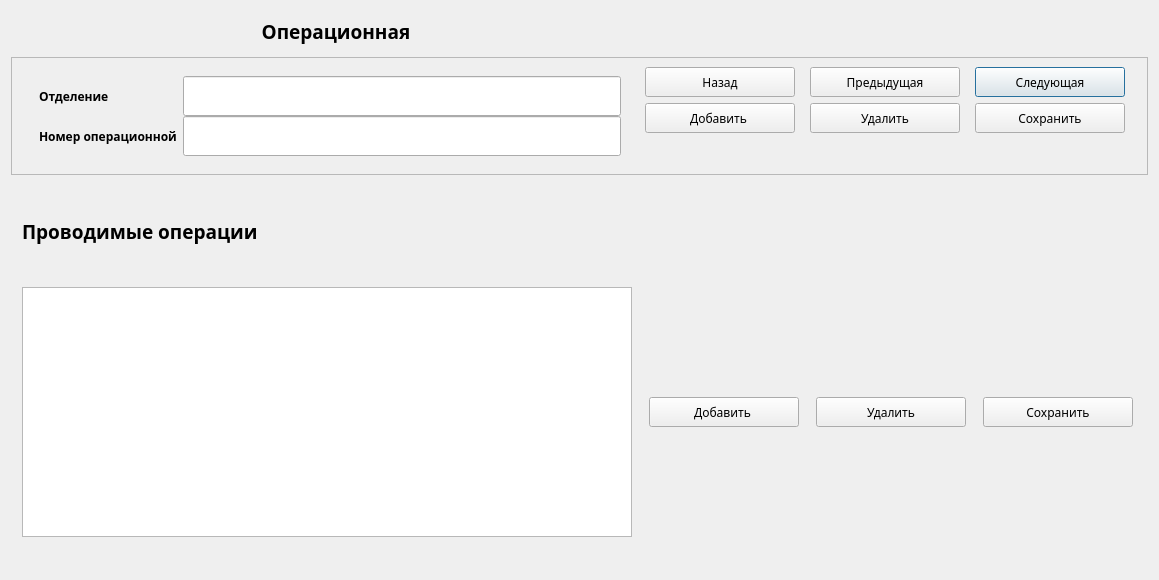
<?xml version="1.0" encoding="UTF-8"?>
<ui version="4.0">
 <class>surgeryandroom</class>
 <widget class="QDialog" name="surgeryandroom">
  <property name="geometry">
   <rect>
    <x>0</x>
    <y>0</y>
    <width>1159</width>
    <height>580</height>
   </rect>
  </property>
  <property name="font">
   <font>
    <family>Gargi</family>
   </font>
  </property>
  <property name="windowTitle">
   <string>Операции и операционные</string>
  </property>
  <layout class="QGridLayout" name="gridLayout_4">
   <item row="1" column="0" colspan="3">
    <widget class="QFrame" name="frame">
     <property name="frameShape">
      <enum>QFrame::StyledPanel</enum>
     </property>
     <property name="frameShadow">
      <enum>QFrame::Raised</enum>
     </property>
     <layout class="QGridLayout" name="gridLayout_2">
      <item row="0" column="3">
       <widget class="QPushButton" name="btnNext">
        <property name="minimumSize">
         <size>
          <width>150</width>
          <height>30</height>
         </size>
        </property>
        <property name="maximumSize">
         <size>
          <width>150</width>
          <height>30</height>
         </size>
        </property>
        <property name="text">
         <string>Следующая</string>
        </property>
       </widget>
      </item>
      <item row="0" column="2">
       <widget class="QPushButton" name="btnPrevious">
        <property name="minimumSize">
         <size>
          <width>150</width>
          <height>30</height>
         </size>
        </property>
        <property name="maximumSize">
         <size>
          <width>150</width>
          <height>30</height>
         </size>
        </property>
        <property name="text">
         <string>Предыдущая</string>
        </property>
       </widget>
      </item>
      <item row="0" column="0" rowspan="3">
       <widget class="QFrame" name="frame">
        <property name="maximumSize">
         <size>
          <width>600</width>
          <height>16777215</height>
         </size>
        </property>
        <layout class="QGridLayout" name="gridLayout">
         <property name="verticalSpacing">
          <number>0</number>
         </property>
         <item row="0" column="0">
          <widget class="QLabel" name="lbSpecialization_7">
           <property name="minimumSize">
            <size>
             <width>100</width>
             <height>40</height>
            </size>
           </property>
           <property name="maximumSize">
            <size>
             <width>200</width>
             <height>40</height>
            </size>
           </property>
           <property name="font">
            <font>
             <family>Gargi</family>
             <weight>75</weight>
             <bold>true</bold>
            </font>
           </property>
           <property name="text">
            <string>Отделение</string>
           </property>
          </widget>
         </item>
         <item row="1" column="0">
          <widget class="QLabel" name="lbSpecialization_8">
           <property name="minimumSize">
            <size>
             <width>100</width>
             <height>40</height>
            </size>
           </property>
           <property name="maximumSize">
            <size>
             <width>200</width>
             <height>40</height>
            </size>
           </property>
           <property name="font">
            <font>
             <family>Gargi</family>
             <weight>75</weight>
             <bold>true</bold>
            </font>
           </property>
           <property name="text">
            <string>Номер операционной</string>
           </property>
          </widget>
         </item>
         <item row="1" column="1">
          <widget class="QLineEdit" name="leOperatingRoomNumber">
           <property name="minimumSize">
            <size>
             <width>0</width>
             <height>40</height>
            </size>
           </property>
           <property name="alignment">
            <set>Qt::AlignLeading|Qt::AlignLeft|Qt::AlignTop</set>
           </property>
          </widget>
         </item>
         <item row="0" column="1">
          <widget class="QLineEdit" name="leDepartment">
           <property name="minimumSize">
            <size>
             <width>0</width>
             <height>40</height>
            </size>
           </property>
           <property name="alignment">
            <set>Qt::AlignLeading|Qt::AlignLeft|Qt::AlignTop</set>
           </property>
          </widget>
         </item>
        </layout>
       </widget>
      </item>
      <item row="0" column="1">
       <widget class="QPushButton" name="btnBack">
        <property name="minimumSize">
         <size>
          <width>150</width>
          <height>30</height>
         </size>
        </property>
        <property name="maximumSize">
         <size>
          <width>150</width>
          <height>30</height>
         </size>
        </property>
        <property name="text">
         <string>Назад</string>
        </property>
       </widget>
      </item>
      <item row="1" column="1">
       <widget class="QPushButton" name="btnAdd">
        <property name="minimumSize">
         <size>
          <width>150</width>
          <height>30</height>
         </size>
        </property>
        <property name="maximumSize">
         <size>
          <width>150</width>
          <height>30</height>
         </size>
        </property>
        <property name="text">
         <string>Добавить </string>
        </property>
        <property name="default">
         <bool>false</bool>
        </property>
        <property name="flat">
         <bool>false</bool>
        </property>
       </widget>
      </item>
      <item row="1" column="2">
       <widget class="QPushButton" name="btnDel">
        <property name="minimumSize">
         <size>
          <width>150</width>
          <height>30</height>
         </size>
        </property>
        <property name="maximumSize">
         <size>
          <width>150</width>
          <height>30</height>
         </size>
        </property>
        <property name="text">
         <string>Удалить</string>
        </property>
       </widget>
      </item>
      <item row="1" column="3">
       <widget class="QPushButton" name="btnSave">
        <property name="minimumSize">
         <size>
          <width>150</width>
          <height>30</height>
         </size>
        </property>
        <property name="maximumSize">
         <size>
          <width>150</width>
          <height>30</height>
         </size>
        </property>
        <property name="text">
         <string>Сохранить</string>
        </property>
       </widget>
      </item>
     </layout>
    </widget>
   </item>
   <item row="0" column="0" colspan="3">
    <widget class="QLabel" name="lbSpecialization_9">
     <property name="minimumSize">
      <size>
       <width>650</width>
       <height>40</height>
      </size>
     </property>
     <property name="maximumSize">
      <size>
       <width>650</width>
       <height>40</height>
      </size>
     </property>
     <property name="font">
      <font>
       <family>Gargi</family>
       <pointsize>14</pointsize>
       <weight>75</weight>
       <bold>true</bold>
      </font>
     </property>
     <property name="layoutDirection">
      <enum>Qt::LeftToRight</enum>
     </property>
     <property name="text">
      <string>Операционная</string>
     </property>
     <property name="alignment">
      <set>Qt::AlignCenter</set>
     </property>
    </widget>
   </item>
   <item row="2" column="0" rowspan="5" colspan="3">
    <layout class="QGridLayout" name="gridLayout_3">
     <item row="0" column="0">
      <widget class="QLabel" name="lbSpecialization_10">
       <property name="minimumSize">
        <size>
         <width>100</width>
         <height>40</height>
        </size>
       </property>
       <property name="maximumSize">
        <size>
         <width>300</width>
         <height>40</height>
        </size>
       </property>
       <property name="font">
        <font>
         <family>Gargi</family>
         <pointsize>14</pointsize>
         <weight>75</weight>
         <bold>true</bold>
        </font>
       </property>
       <property name="text">
        <string>Проводимые операции</string>
       </property>
       <property name="margin">
        <number>7</number>
       </property>
      </widget>
     </item>
     <item row="2" column="2">
      <widget class="QPushButton" name="btnDel2">
       <property name="minimumSize">
        <size>
         <width>150</width>
         <height>30</height>
        </size>
       </property>
       <property name="maximumSize">
        <size>
         <width>150</width>
         <height>30</height>
        </size>
       </property>
       <property name="text">
        <string>Удалить</string>
       </property>
      </widget>
     </item>
     <item row="2" column="3">
      <widget class="QPushButton" name="btnSave2">
       <property name="minimumSize">
        <size>
         <width>150</width>
         <height>30</height>
        </size>
       </property>
       <property name="maximumSize">
        <size>
         <width>150</width>
         <height>30</height>
        </size>
       </property>
       <property name="text">
        <string>Сохранить</string>
       </property>
      </widget>
     </item>
     <item row="2" column="0">
      <widget class="QTableWidget" name="twSurgery">
       <property name="minimumSize">
        <size>
         <width>550</width>
         <height>200</height>
        </size>
       </property>
       <property name="maximumSize">
        <size>
         <width>610</width>
         <height>250</height>
        </size>
       </property>
      </widget>
     </item>
     <item row="2" column="1">
      <widget class="QPushButton" name="btnAdd2">
       <property name="minimumSize">
        <size>
         <width>150</width>
         <height>30</height>
        </size>
       </property>
       <property name="maximumSize">
        <size>
         <width>150</width>
         <height>16777215</height>
        </size>
       </property>
       <property name="text">
        <string>Добавить </string>
       </property>
      </widget>
     </item>
    </layout>
   </item>
  </layout>
 </widget>
 <resources/>
 <connections/>
</ui>
